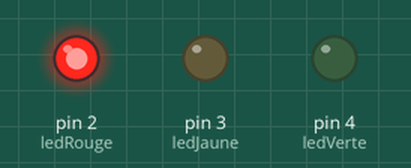
This sketch was run on a simulated Arduino Uno, built with avr-gcc and run on an emulated ATmega328P. On the bench: output pins drawn as LEDs (lit = HIGH).

Above: at 2.5 s.
At 9.5 s:
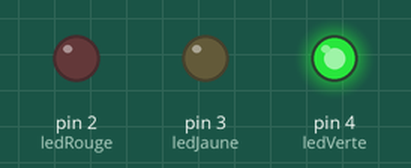
At 13.0 s:
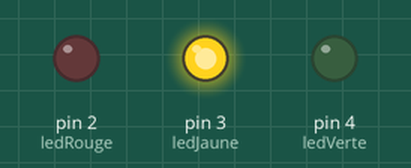
Timing chart, 0 to 18.2 s (numbered marks = the images above):
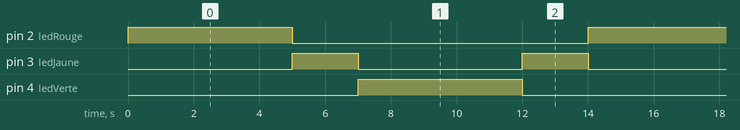

The sketch:

feux_rouge.ino
```cpp
// Définir les broches des LED
const int ledRouge = 2;  // LED rouge connectée à la broche 2
const int ledJaune = 3;  // LED jaune connectée à la broche 3
const int ledVerte = 4;  // LED verte connectée à la broche 4

void setup() {
  // Configurer les broches comme sortie
  pinMode(ledRouge, OUTPUT);
  pinMode(ledJaune, OUTPUT);
  pinMode(ledVerte, OUTPUT);
}

void loop() {
  // Étape 1 : Allumer la LED rouge
  digitalWrite(ledRouge, HIGH);  // LED rouge allumée
  digitalWrite(ledJaune, LOW);  // LED jaune éteinte
  digitalWrite(ledVerte, LOW);  // LED verte éteinte
  delay(5000);                  // Attendre 5 secondes

  // Étape 2 : Allumer la LED jaune
  digitalWrite(ledRouge, LOW);  // LED rouge éteinte
  digitalWrite(ledJaune, HIGH); // LED jaune allumée
  digitalWrite(ledVerte, LOW);  // LED verte éteinte
  delay(2000);                  // Attendre 2 secondes

  // Étape 3 : Allumer la LED verte
  digitalWrite(ledRouge, LOW);  // LED rouge éteinte
  digitalWrite(ledJaune, LOW);  // LED jaune éteinte
  digitalWrite(ledVerte, HIGH); // LED verte allumée
  delay(5000);                  // Attendre 5 secondes

  // Étape 4 : Allumer la LED jaune avant de revenir au rouge
  digitalWrite(ledRouge, LOW);  // LED rouge éteinte
  digitalWrite(ledJaune, HIGH); // LED jaune allumée
  digitalWrite(ledVerte, LOW);  // LED verte éteinte
  delay(2000);                  // Attendre 2 secondes
}
```

Measured:
- by itself, pin 2 (ledRouge), pin 4 (ledVerte): alternates HIGH for 5.0 s and LOW for 9.0 s
- by itself, pin 3 (ledJaune): alternates HIGH for 2.0 s and LOW for 5.0 s
- by itself, everything shown: repeats every 14.0 s, in 4 steps
